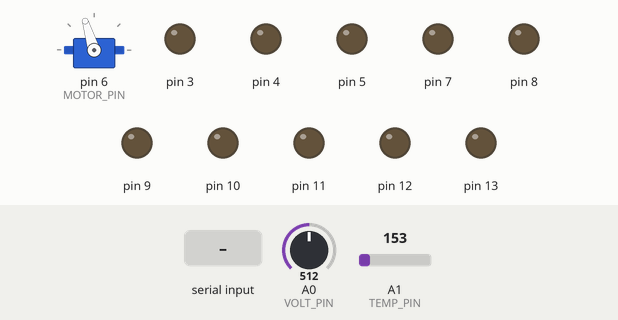
Bench run of a sketch on a simulated Arduino Uno, built with avr-gcc and run on an emulated ATmega328P. Parts: servo, output pins drawn as LEDs (lit = HIGH). The test bench sets the inputs (shaded band); at power-on: A0 (VOLT_PIN) = 512, A1 (TEMP_PIN) = 153. What the sketch prints to the serial monitor is not drawn.

Above: at 1.2 s.
1.3 s: "1\n" received over Serial
At 1.39 s:
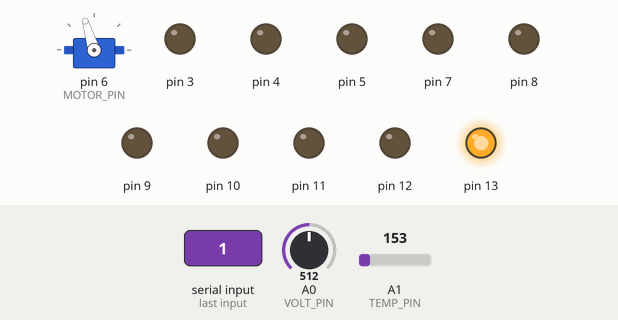
Timing chart, 0 to 4.3 s (numbered marks = the images above; inputs shaded):
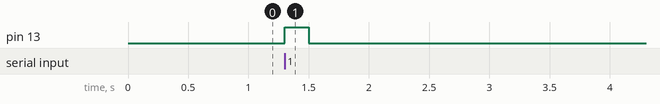

The sketch:

sketch_aug18_2021_electricLongBoardV2.ino
```cpp
/* author: Alex Semenov
  Similar to the last version I get the on board leds here to work. This is also the first version that has zero comunication errors, see Bluetooth Shenanagans4 for more details.
*/
#include <ServoTimer2.h>
#include <PololuLedStrip.h>

#define ADDR_LENGA 0 // address of the length identifier
#define ADDR_LENGB 1 // address of the copy of length identifier
#define ADDR_ID 2 // address of the ID
#define ADDR_TYPE 3 // address of the message type
#define ADDR_CONT 4 // address of the contents of the message
#define SIZE_CONST 6 // the size of the everything but the message
#define SIZE_CHECKSUM 2 // the size of the checksum
#define ID 0x30 // device ID
#define IA_EL 0 // instead of a hashmap I will let the complier handle this one
#define ET_IV 1 // dito

#define SAFTY_PIN 2 // pint that reads the state of the bluetooth modual
#define TEMP_PIN A1 // pin for temprature sensing
#define VOLT_PIN A0// pin for battery voltage sensing
#define MOTOR_PIN 6 // pin for writing to esc

volatile int p = 0; // if information has been resently recived p=0
volatile int j; // amount of serial events

char message [100];  // the whole message we want to send
char received [100]; // the whole received message
char reads [100]; // reading buffer
int partner [5]; // contains decoded info about the partner
int values [100]; //stores current values of things
char receivedLast = 0x00; // last message recived? 0x01 : 0x00
int lookupSizes [] = {13,10};
int lookupType [] = {0,1};
String errorCode;

int analog = 127;
int r = 0;
int b = 0;
int g = 0;
int ledState = 0;
int mode = 0;
int trans = 0;
float senseTemp;
float milliVolts;
float temprature;
float batteryVoltage;

ServoTimer2 ESC;
PololuLedStrip<12> ledStrip;
#define LED_COUNT 20
rgb_color colors[LED_COUNT];
rgb_color color;
byte time;
byte x;
int runOnce = 0;

//Writers -----------------------------------------------------
void writeIntegerValue(int value, int index) {
  values[index] = value;
}
void writeFloatValue(float value, int index){
  values[index] = (int) value; // writes everything left of the decimal as an int and truncates the rest
  values[index+1] = (int) ((value-(float)values[index])*10000.0); // writes everything right of the decimal like an int in the thousands
}
void writeCharValue(char value, int index){
   values[index] = value;
}
void writeStringValue(char *string, int index, int leng){
  for(int i=0; i<leng; i++){
    writeCharValue(string[i], index+i);
  }
}
//Readers ---------------------------------------------------
int readIntegerValue(int index, int size){
  return (int) bytes2Int(received, size+index+ADDR_CONT, index+ADDR_CONT);
 }
float readFloatValue(int index, int size){ // passed the decimal the size is always 2 bytes
   float right = (float) bytes2Int(received, size-2+index+ADDR_CONT, index+ADDR_CONT);
   float left = (float) bytes2Int(received, size+index+ADDR_CONT, index+ADDR_CONT+size-2);
   left = (float) (left/10000.0);
   return right + left;
}
char readCharValue(int index){
   return (char) received[index+ADDR_CONT];
}
String readStringValue(int index, int size){
   char chars [size];
   for (int i=0; i<size; i++){
      chars[i] = readCharValue(index);
   }
   return String(chars);
}

int getType(){
  return lookupType[partner[ADDR_TYPE]];
}

String readInstruction(char *bytes, int length){
  String toReturn = String("");

  if (bytes[ADDR_LENGA] == bytes[ADDR_LENGB]){
     toReturn = toReturn + "Length Passed";
     length = (int) bytes2Int(bytes, 1+ADDR_LENGA, ADDR_LENGA);
  } else {
     toReturn = toReturn + ", Length Failed: " + bytes2Int(received,1+ADDR_LENGA,ADDR_LENGA) + '/' + bytes2Int(received, 1+ADDR_LENGB, ADDR_LENGB);
     receivedLast = 0x00;
     // lengthMistakes++;
     return toReturn;
  }
  for (int i=0; i<length; i++){ // reads the bytes buffer into the received message
     received[i] = bytes[i];
  }
  if (cSum(received,length-SIZE_CHECKSUM) == bytes2Int(received,length,length-SIZE_CHECKSUM)){ // checks checksum
     toReturn = toReturn + ", Checksum Passed";
  } else {
     toReturn = toReturn + "Checksum Failed: " + cSum(received,length-SIZE_CHECKSUM) + '/' + bytes2Int(received,2+length-SIZE_CHECKSUM,length-SIZE_CHECKSUM);
     receivedLast = 0x00;
     // checksumMistakes++;
     return toReturn;
  }
  receivedLast = 0x01;

  // gets all the easy stuff
  partner[ADDR_LENGA] = length;
  partner[ADDR_ID] = (int) bytes2Int(received, 1+ADDR_ID, ADDR_ID);
  partner[ADDR_TYPE] = (int) bytes2Int(received, 1+ADDR_TYPE, ADDR_TYPE);
  partner[ADDR_CONT] = cSum(received,length-SIZE_CHECKSUM);
  return toReturn;
}

void changeInstruction (int instruction){
  long temp;
  int j;
  int size = lookupSizes[instruction];
  message[ADDR_ID] = ID|receivedLast; // updates the ID byte
  int2Bytes(size, message,1, ADDR_LENGA); // updates the length identifier
  int2Bytes(size, message,1, ADDR_LENGB); // updates the length identifier
  int2Bytes(lookupType[instruction], message, 1, ADDR_TYPE); // updates the type identifier

  for (int i=0; i<size-SIZE_CONST; i++){
     if (values[i] > 255){  // ------------------------------------cant be 255?
     temp = 255;
     j=1;
        while (temp < (long)values[i]){ //finds the total bytes we need to store a number
           temp = temp*256;
           j++;
        }
        int2Bytes(values[i], message, j, i+ADDR_CONT); // updates the contents of the message
        i=j-1+i;
     } else {
        int2Bytes(values[i], message, 1, i+ADDR_CONT); // updates the contents of the message
      }
  }

  int2Bytes(cSum(message,size-SIZE_CHECKSUM), message, SIZE_CHECKSUM, size-SIZE_CHECKSUM); // updates the checksum
}


int power(int a, int b){ // a = base, b = exponent
  if(b==0){
    return 1;
  }
  int og = a;
  for(int q=0; q<b-1; q++){
    a = a*og;
  }
  return a;
}

unsigned long int bytes2Int(char *bytes, int leng, int offset){ // makes a series of bytes into a binary number which is returned as an integer
 byte mask;
 unsigned long int sum = 0;

  for (int i=leng; i>offset; i--){ // repetes untill every byte has been prosessed start at last byte
    mask = 0x01;
    for (int k=0; k<8; k++){ // start at first bit
      if(bytes[i-1] & mask){ // if bit is 1
       sum += power(2,k+(8*(leng-i))); // add bit
      }
      mask <<= 1; // bit shift mask to the left
    }
  }
  return sum;
}

void int2Bytes(int num, char* bytes, int leng, int offset){ // writes a binary number from an int
  for (int i=offset; i<leng+offset; i++){ //sets all bits in message to 0
    bytes[i] = 0x00;
  }

  if (num%2 != 0){ // if num is odd then we know the first bit is a 1
    bytes[leng+offset-1] = bytes[leng+offset-1] | 0x01;
  }

  int shift, pos;
  byte mask;
  int tempNum = num;

  while ((shift=int2Bit(tempNum)) != 0){ // while there is bits left to add
    tempNum = tempNum - power(2,shift); // removes previous bit
    mask = 0x01; // resets the mask
    mask <<= shift%8; // moves the mask to the current bit
    pos = bytePos(leng, shift); //finds the current byte
    bytes[pos+offset] = bytes[pos+offset] | mask; // adds the bit to the byte
  }
}

int int2Bit(int tempNum){ // determines bigest bit position of checksum
  int k =0;
  while((tempNum =tempNum/2) >= 1){
   k++;
  }
  return k;
}

int bytePos(int leng, int shift){ // counts the byte we are on based on the shift
  int pos = 0;
  while (shift>7){
    shift -=8;
    pos++;
  }
  return leng-pos-1; // -1 because arrays start at 0
}

int cSum(char* bytes, int leng){ // calcualtes integer checksum
  int sum =0;
  for (int k=0; k<leng; k++){
    sum+=bytes2Int(&bytes[k],1,0);
  }
  return sum;
}

void actions () {
  ESC.write(map(analog,255,0,2400,900));
}

void serialEvent(){
  p=0; // good connection
  j++; // counts a serial event
  TCNT1  = 0x00; // should reset timer
}

String takeIn(char *bytes){
  char srt;
  int i=0;
  int flag = 0;
  while((srt = Serial.read()) != -1){ // read entire message to memory
    delay(2); // could by shorter?
    bytes[i++] = srt;
  }
  return readInstruction(bytes,i);
}

ISR(TIMER1_COMPA_vect){//timer1 interrupt 5Hz: if timer is ever aloud to complete we have a bad connection
  p = 1; // bad connection
}

void debuggin(){
    Serial.println("Code: " + errorCode);
    Serial.print("analog: ");
    Serial.println(analog);
    Serial.print("r: ");
    Serial.println(r);
    Serial.print("g: ");
    Serial.println(g);
    Serial.print("b: ");
    Serial.println(b);
    Serial.print("ledState: ");
    Serial.println(ledState);
    Serial.print("mode: ");
    Serial.println(mode);
    //Serial.print("stuff: ");
    //for(int i=0; i<6; i++){
    //  Serial.print(partner[i]);
    //  Serial.print(", ");
    //}
    Serial.println('\n');
}

void setup(){ // compare match register = [16,000,000Hz/(prescaler*desired interupt frequency)]-1
  for(int k=3; k<13; k++){ // set all pins but 2 to be output
    pinMode(k, OUTPUT);
  }
  ESC.attach(MOTOR_PIN);
  pinMode(SAFTY_PIN, INPUT);
  pinMode(13,OUTPUT);
  Serial.begin(38400);
  j=0; // Very important to make zero

  PololuLedStripBase::interruptFriendly = true;

  cli(); //stop interrupts
  //set timer1 to 10Hz
  TCCR1A = 0;// set entire TCCR1A register to 0
  TCCR1B = 0;// same for TCCR1B
  TCNT1  = 0;//initialize counter value to 0
  // set compare match register for 10hz increments
  //OCR1A = 1500;// = (16*10^6) / (10*1024) - 1 (must be <65536) ***VERY IMPORTANT*** -LIKES TO BE A NUMBER THAT ENDS IN AT LEAST ONE '0', I HAVE NO IDEA WHY JUST LEAVE IT BE!
  OCR1A = 3000; // double the pervious time becuase it runs better this way
  // turn on CTC mode
  TCCR1B |= (1 << WGM12);
  // Set CS12 and CS10 bits for 1024 prescaler
  TCCR1B |= (1 << CS12) | (1 << CS10);
  // enable timer compare interrupt
  TIMSK1 |= (1 << OCIE1A);
  sei();//allow interrupts
}

void loop() {
  batteryVoltage = (analogRead(VOLT_PIN)*(7.2/1.8)); //TODO edit these values /1024?
  senseTemp = analogRead(TEMP_PIN);
  milliVolts = (senseTemp/1024)*5000;
  temprature = ((milliVolts-500)/10)+7;

  if (j>13){
    errorCode = takeIn(reads);
    if (errorCode.equals("Length Passed, Checksum Passed")){ // good message

      if (getType() == IA_EL ){ // type for control message
        analog = readIntegerValue (0, 1);
        r = readIntegerValue (1, 1);
        b = readIntegerValue (2, 1);
        g = readIntegerValue (3, 1);
        ledState = readIntegerValue (4, 1);
        mode = readIntegerValue(5,1);
        trans = readIntegerValue(6,1);

        if (ledState == 1) { // if led should be on
           if (mode == 0){ // power visualisation mode
             if (analog == 127){
                color.red = 0;
                color.blue = 255;
                color.green = 0;
             } else if  (analog > 127) {
                color.red = 0;
                color.green = 255;
                color.blue = 0;
             } else if (analog < 127) {
                color.red = 255;
                color.green = 0;
                color.blue = 0;
              }
              for (uint16_t i=0; i< LED_COUNT; i++){
                colors[i] = color;
              }
         } else if (mode == 1){ // mixer mode
            color.red = r;
            color.green = g;
            color.blue = b;
            for (uint16_t i=0; i< LED_COUNT; i++){
              colors[i] = color;
            }
         } else if (mode == 2){ // party mode
            byte time = millis() >> 2;
             for (uint16_t i = 0; i < LED_COUNT; i++){
                x = time - 8*i;
                colors[i] = rgb_color(x, 255 - x, x);
            }
         }
         ledStrip.write(colors, LED_COUNT);
         runOnce = 0;
       } else if (runOnce == 0){ // if they should be off
          runOnce = 1;
          color.red = 0;
          color.blue = 0;
          color.green = 0;
          for (uint16_t i=0; i< LED_COUNT; i++){
              colors[i] = color;
          }
          ledStrip.write(colors, LED_COUNT);
       }


      } else { // idk

      }

    } else { // bad message

    }
    // return a message

    writeIntegerValue((int)temprature, 0);
    writeFloatValue(batteryVoltage, 1);
    changeInstruction(ET_IV);
    Serial.write(message,lookupSizes[ET_IV]);
    //for(int i=0; i<lookupSizes[ET_IV]; i++){
    //  Serial.write(message[i]);
    //}

    //debuggin();
    j=0;
  }

 if (p == 0){ // good conection *** saftey pin set low for testing
   digitalWrite(13,HIGH);
 } else { // bad conection
   digitalWrite(13,LOW);
   analog = 127;
 }
 actions();
}
```

Measured:
- after the input at 1.3 s, pin 13: LOW → HIGH at once, → LOW 0.20 s later
